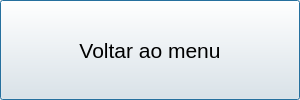
<?xml version="1.0" encoding="UTF-8"?>
<ui version="4.0">
 <class>ResetGame</class>
 <widget class="QDialog" name="ResetGame">
  <property name="geometry">
   <rect>
    <x>0</x>
    <y>0</y>
    <width>300</width>
    <height>100</height>
   </rect>
  </property>
  <property name="minimumSize">
   <size>
    <width>300</width>
    <height>100</height>
   </size>
  </property>
  <property name="maximumSize">
   <size>
    <width>300</width>
    <height>100</height>
   </size>
  </property>
  <property name="windowTitle">
   <string>Fim de Jogo!</string>
  </property>
  <widget class="QPushButton" name="pushButton_2">
   <property name="geometry">
    <rect>
     <x>0</x>
     <y>0</y>
     <width>300</width>
     <height>100</height>
    </rect>
   </property>
   <property name="font">
    <font>
     <family>Arial</family>
     <pointsize>16</pointsize>
    </font>
   </property>
   <property name="text">
    <string>Voltar ao menu</string>
   </property>
  </widget>
 </widget>
 <resources/>
 <connections/>
</ui>
